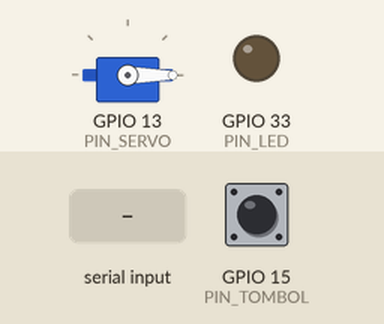
Recording of a sketch running on a simulated ESP32. On the bench: servo, output pins drawn as LEDs (lit = HIGH). The test bench sets the inputs (shaded band); at power-on: GPIO 15 (PIN_TOMBOL) HIGH. The local clock reads 2024-03-15 10:24:30 at power-on unless the sketch sets it; what the sketch prints to the serial monitor is not drawn.

Above: at 1.2 s.
1.3 s: GPIO 15 (PIN_TOMBOL) pulled LOW for 0.15 s
At 1.7 s:
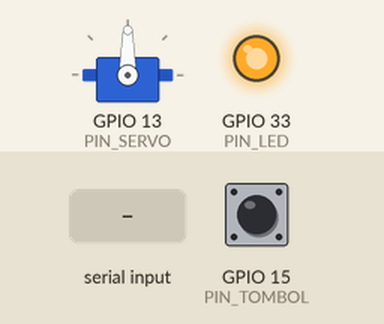
7.3 s: GPIO 15 (PIN_TOMBOL) pulled LOW for 3.2 s
At 11.7 s:
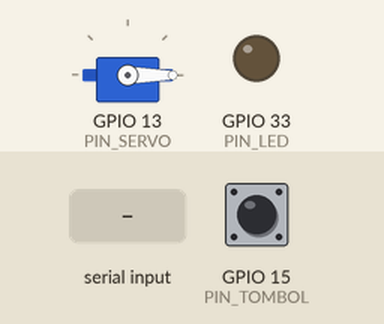
12.0 s: "m90\n" received over Serial
At 12.8 s:
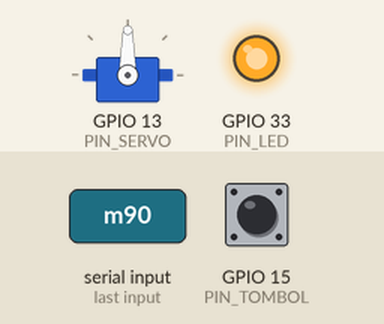
Timing chart, 0 to 14.5 s (numbered marks = the images above; inputs shaded):
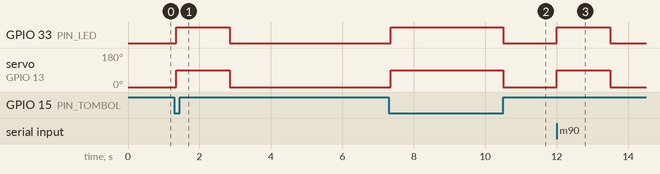

The sketch:

PakanIkanOtomatis.ino
```cpp
// PakanIkanOtomatis — Pakan ikan otomatis pakai ESP32 + RTC DS3231 + servo SG90
// ---------------------------------------------------------------------------
// Ikan di akuarium diberi makan otomatis dua kali sehari, pagi dan sore,
// tanpa pemilik harus ada di rumah. Jam RTC DS3231 menyimpan jadwal dan
// tetap berjalan walau ESP32 sempat mati (baterai CR2032 di modul RTC).
// Begitu waktu makan tiba, servo SG90 memiringkan wadah pakan sebentar
// supaya pakan jatuh secukupnya ke akuarium, lalu wadah kembali menutup.
// Tombol manual memberi makan sekali di luar jadwal (mis. saat pulang
// dan ingin memberi makan tambahan). LED hijau menyala selama servo
// membuka wadah, jadi pemilik tahu pakan sedang keluar.
//
// Cara pakai:
//   - Isi wadah pakan dengan pelet ikan secukupnya, pasang wadah di atas
//     akuarium dengan lubang keluar menghadap ke air.
//   - Atur jam RTC sekali lewat Serial Monitor (ketik 'j' lalu Enter,
//     lalu ikuti petunjuk: masukkan tanggal dan jam, mis. 2026-11-22 19:30).
//   - Atur jadwal makan dengan mengubah JADWAL_MAKAN di bawah ini.
//   - Perintah Serial Monitor (115200 baud):
//       ketik 'm' lalu <Enter>  ->  beri makan sekali (manual)
//       ketik 's' lalu <Enter>  ->  tampilkan status dan jadwal
//       ketik 'j' lalu <Enter>  ->  atur jam RTC (format YYYY-MM-DD HH:MM)
//
// Wiring (lihat schematic.png):
//   RTC DS3231 (I2C)
//       SDA -> GPIO21, SCL -> GPIO22, VCC -> 3V3, GND -> GND
//   Servo SG90
//       SIG (oranye) -> GPIO13, VCC (merah) -> 5V (VIN), GND (coklat) -> GND
//   Tombol manual (push button, aktif LOW)
//       kaki 1 -> GPIO15, kaki 2 -> GND (pakai INPUT_PULLUP, tanpa resistor luar)
//   LED hijau (seri resistor 220 ohm)
//       anoda -> GPIO33, katoda -> GND
//   ESP32 dicatu USB 5V; servo 5V diambil dari pin VIN (satu sumber 5V
//   yang sama, tapi arusnya lewat servo langsung, bukan lewat pin GPIO).
//
// Library yang dipakai: RTClib 2.1.4, ESP32Servo 3.2.1.
// ---------------------------------------------------------------------------

#include <RTClib.h>
#include <ESP32Servo.h>

// ------------------------- Konfigurasi -------------------------------------
// Pin sensor dan aktuator.
constexpr uint8_t PIN_SERVO  = 13;  // SIG servo SG90 (PWM 50 Hz)
constexpr uint8_t PIN_TOMBOL = 15;  // tombol manual, aktif LOW (INPUT_PULLUP)
constexpr uint8_t PIN_LED    = 33;  // LED hijau, aktif HIGH

// Pin I2C RTC DS3231 (pin default ESP32).
constexpr uint8_t PIN_SDA = 21;
constexpr uint8_t PIN_SCL = 22;

// Posisi servo (derajat).
constexpr int SUDUT_TUTUP = 0;    // wadah tertutup
constexpr int SUDUT_BUKA  = 90;   // wadah miring, pakan jatuh

// Waktu dan ambang.
constexpr uint32_t WAKTU_BUKA_MS     = 1500;  // servo terbuka tiap pemberian pakan
constexpr uint32_t INTERVAL_CEK_MS   = 1000;  // cek jam tiap 1 detik
constexpr uint32_t DEBOUNCE_TOMBOL_MS = 50;   // debounce tombol manual
constexpr uint32_t BAUD_SERIAL       = 115200;

// Jadwal makan (jam, menit). Ubah di sini untuk mengganti jadwal.
struct JadwalMakan {
  uint8_t jam;
  uint8_t menit;
};
constexpr JadwalMakan JADWAL_MAKAN[] = {
    {7, 0},   // pagi jam 07:00
    {17, 0},  // sore jam 17:00
};
constexpr uint8_t JUMLAH_JADWAL =
    sizeof(JADWAL_MAKAN) / sizeof(JADWAL_MAKAN[0]);

// ------------------------- Status ------------------------------------------
RTC_DS3231 rtc;
Servo servoPakan;

// State pemberian pakan: false = wadah tertutup, true = sedang memberi makan.
bool sedangMemberiMakan = false;
uint32_t waktuMakanMulai = 0;  // millis() saat servo dibuka
uint32_t waktuCekTerakhir = 0;  // millis() cek jadwal terakhir
uint32_t jumlahPemberian = 0;  // penghitung pemberian pakan sejak dinyalakan

// Mencegah pemberian pakan berulang di menit yang sama: simpan menit
// terakhir tiap jadwal sudah dijalankan (dalam menit sejak tengah malam).
int16_t menitTerakhirDijalankan[JUMLAH_JADWAL];

// State debounce tombol manual.
bool tombolTerakhir = HIGH;
uint32_t waktuTombolBerubah = 0;

// ------------------------- Fungsi ------------------------------------------
// Buka wadah pakan: servo ke SUDUT_BUKA, LED hijau ON.
void mulaiMemberiMakan(const char* sumber) {
  servoPakan.write(SUDUT_BUKA);
  digitalWrite(PIN_LED, HIGH);
  sedangMemberiMakan = true;
  waktuMakanMulai = millis();
  jumlahPemberian++;
  Serial.print("Pemberian pakan #");
  Serial.print(jumlahPemberian);
  Serial.print(" (");
  Serial.print(sumber);
  Serial.println(") — wadah terbuka...");
}

// Tutup wadah pakan: servo kembali ke SUDUT_TUTUP, LED hijau OFF.
void akhiriMemberiMakan() {
  servoPakan.write(SUDUT_TUTUP);
  digitalWrite(PIN_LED, LOW);
  sedangMemberiMakan = false;
  Serial.println("Wadah tertutup, pakan sudah jatuh.");
}

// Cek apakah sekarang cocok dengan salah satu jadwal makan, dan jadwal
// itu belum dijalankan di menit ini. Mengembalikan indeks jadwal atau -1.
int8_t cekJadwalMakan(const DateTime& sekarang) {
  const int16_t menitSekarang = sekarang.hour() * 60 + sekarang.minute();
  for (uint8_t i = 0; i < JUMLAH_JADWAL; i++) {
    const int16_t menitJadwal =
        JADWAL_MAKAN[i].jam * 60 + JADWAL_MAKAN[i].menit;
    if (menitSekarang == menitJadwal &&
        menitTerakhirDijalankan[i] != menitJadwal) {
      menitTerakhirDijalankan[i] = menitJadwal;
      return static_cast<int8_t>(i);
    }
  }
  return -1;
}

// Tampilkan status alat, jam RTC, dan jadwal makan di Serial Monitor.
void tampilkanStatus() {
  const DateTime sekarang = rtc.now();
  Serial.println("--- Status pakan ikan otomatis ---");
  Serial.print("Jam RTC: ");
  Serial.print(sekarang.year());
  Serial.print('-');
  Serial.print(sekarang.month());
  Serial.print('-');
  Serial.print(sekarang.day());
  Serial.print(' ');
  Serial.print(sekarang.hour());
  Serial.print(':');
  if (sekarang.minute() < 10) {
    Serial.print('0');
  }
  Serial.println(sekarang.minute());
  Serial.print("Wadah: ");
  Serial.println(sedangMemberiMakan ? "terbuka (memberi makan)" : "tertutup");
  Serial.print("Jumlah pemberian pakan: ");
  Serial.println(jumlahPemberian);
  Serial.println("Jadwal makan:");
  for (uint8_t i = 0; i < JUMLAH_JADWAL; i++) {
    Serial.print("  - ");
    Serial.print(JADWAL_MAKAN[i].jam);
    Serial.print(':');
    if (JADWAL_MAKAN[i].menit < 10) {
      Serial.print('0');
    }
    Serial.println(JADWAL_MAKAN[i].menit);
  }
}

// Atur jam RTC dari teks "YYYY-MM-DD HH:MM" yang diketik di Serial Monitor.
void aturJamRtc(const String& teks) {
  const int tahun = teks.substring(0, 4).toInt();
  const int bulan = teks.substring(5, 7).toInt();
  const int tanggal = teks.substring(8, 10).toInt();
  const int jam = teks.substring(11, 13).toInt();
  const int menit = teks.substring(14, 16).toInt();
  if (tahun < 2020 || bulan < 1 || bulan > 12 || tanggal < 1 ||
      tanggal > 31 || jam > 23 || menit > 59) {
    Serial.println("Format salah. Pakai YYYY-MM-DD HH:MM, mis. 2026-11-22 19:30");
    return;
  }
  rtc.adjust(DateTime(tahun, bulan, tanggal, jam, menit, 0));
  Serial.print("Jam RTC diatur ke ");
  Serial.println(teks);
}

// Tangani satu perintah dari Serial Monitor.
// 'm' = beri makan sekali, 's' = status, 'j' = atur jam RTC.
void tanganiPerintahSerial(char perintah) {
  switch (perintah) {
    case 'm':
    case 'M':
      if (!sedangMemberiMakan) {
        Serial.println("Pemberian pakan manual dari Serial.");
        mulaiMemberiMakan("manual Serial");
      } else {
        Serial.println("Wadah sedang terbuka, tunggu sampai tertutup.");
      }
      break;
    case 's':
    case 'S':
      tampilkanStatus();
      break;
    case 'j':
    case 'J':
      Serial.println("Masukkan tanggal dan jam (YYYY-MM-DD HH:MM), lalu Enter:");
      break;
    default:
      Serial.println("Perintah tidak dikenal. 'm' = makan manual, "
                     "'s' = status, 'j' = atur jam.");
      break;
  }
}

// ------------------------- setup / loop ------------------------------------
void setup() {
  Serial.begin(BAUD_SERIAL);
  Wire.begin(PIN_SDA, PIN_SCL);

  pinMode(PIN_TOMBOL, INPUT_PULLUP);
  pinMode(PIN_LED, OUTPUT);
  digitalWrite(PIN_LED, LOW);

  if (!rtc.begin()) {
    Serial.println("RTC DS3231 tidak ditemukan! Periksa wiring SDA/SCL.");
    while (true) {
      delay(1000);
    }
  }
  if (rtc.lostPower()) {
    Serial.println("RTC kehilangan daya, jam diatur ke waktu compile.");
    rtc.adjust(DateTime(F(__DATE__), F(__TIME__)));
  }

  servoPakan.setPeriodHertz(50);
  servoPakan.attach(PIN_SERVO, 500, 2400);
  servoPakan.write(SUDUT_TUTUP);

  for (uint8_t i = 0; i < JUMLAH_JADWAL; i++) {
    menitTerakhirDijalankan[i] = -1;
  }

  Serial.println("Pakan ikan otomatis siap.");
  Serial.println("Ikan diberi makan otomatis jam 07:00 dan 17:00.");
  Serial.println("Ketik 'm' = makan manual, 's' = status, 'j' = atur jam.");
  tampilkanStatus();
}

void loop() {
  const uint32_t sekarang = millis();

  // Cek jadwal tiap INTERVAL_CEK_MS (bukan tiap loop, supaya stabil).
  if (sekarang - waktuCekTerakhir >= INTERVAL_CEK_MS) {
    waktuCekTerakhir = sekarang;

    if (!sedangMemberiMakan) {
      const DateTime waktu = rtc.now();
      const int8_t indeksJadwal = cekJadwalMakan(waktu);
      if (indeksJadwal >= 0) {
        Serial.print("Jadwal makan tiba (");
        Serial.print(JADWAL_MAKAN[indeksJadwal].jam);
        Serial.print(':');
        Serial.print(JADWAL_MAKAN[indeksJadwal].menit);
        Serial.println(").");
        mulaiMemberiMakan("jadwal");
      }
    }
  }

  // Tutup wadah setelah WAKTU_BUKA_MS, tanpa menahan loop.
  if (sedangMemberiMakan &&
      (sekarang - waktuMakanMulai >= WAKTU_BUKA_MS)) {
    akhiriMemberiMakan();
  }

  // Tombol manual (aktif LOW) dengan debounce: tekan sekali = makan sekali.
  const bool tombolSekarang = digitalRead(PIN_TOMBOL);
  if (tombolSekarang != tombolTerakhir) {
    waktuTombolBerubah = sekarang;
    tombolTerakhir = tombolSekarang;
  }
  if (tombolSekarang == LOW && !sedangMemberiMakan &&
      (sekarang - waktuTombolBerubah >= DEBOUNCE_TOMBOL_MS)) {
    Serial.println("Tombol manual ditekan.");
    mulaiMemberiMakan("tombol manual");
    // Tunggu tombol dilepas supaya satu tekanan = satu pemberian pakan.
    while (digitalRead(PIN_TOMBOL) == LOW) {
      delay(10);
    }
  }

  // Perintah Serial Monitor, dibaca tanpa menahan loop.
  static String barisPerintah;
  while (Serial.available() > 0) {
    const char karakter = static_cast<char>(Serial.read());
    if (karakter == '\n' || karakter == '\r') {
      if (barisPerintah.length() > 0) {
        // Baris "YYYY-MM-DD HH:MM" = atur jam RTC; selain itu = perintah.
        if (barisPerintah.length() == 16 && barisPerintah.charAt(4) == '-') {
          aturJamRtc(barisPerintah);
        } else {
          tanganiPerintahSerial(barisPerintah.charAt(0));
        }
        barisPerintah = "";
      }
    } else {
      barisPerintah += karakter;
    }
  }
}
```

Measured:
- after the input at 1.3 s, GPIO 33 (PIN_LED): LOW → HIGH after 0.05 s, → LOW 1.5 s later; servo on GPIO 13 (PIN_SERVO): 0° → 90° after 0.05 s, → 0° 1.5 s later
- after the input at 7.3 s, GPIO 33 (PIN_LED): LOW → HIGH after 0.05 s, → LOW 3.2 s later; servo on GPIO 13 (PIN_SERVO): 0° → 90° after 0.05 s, → 0° 3.2 s later
- after the input at 12.0 s, GPIO 33 (PIN_LED): LOW → HIGH at once, → LOW 1.5 s later; servo on GPIO 13 (PIN_SERVO): 0° → 90° at once, → 0° 1.5 s later
